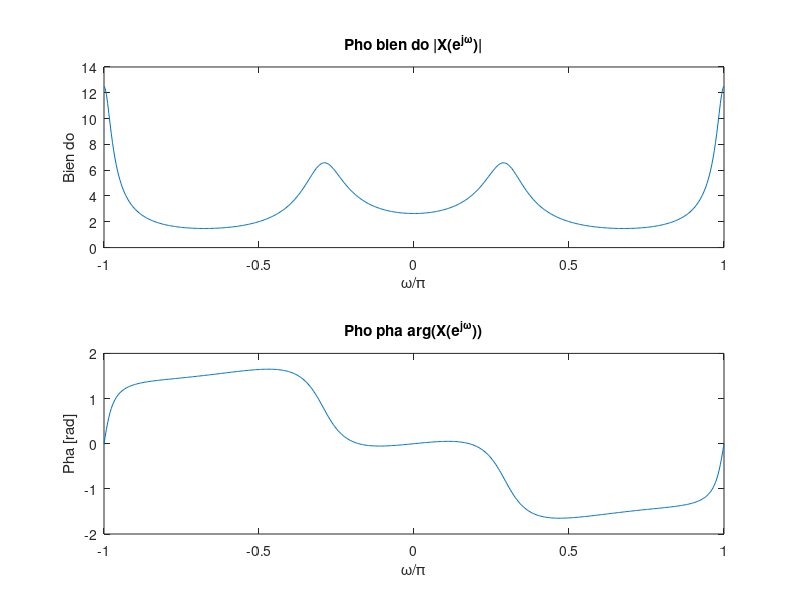

Recreate this plot in MATLAB.
w = linspace(-pi,pi,512); 
num = [0.8 3 -0.2 0.1]; 
den = [1 0.1 -0.4 0.7]; 
h = freqz(num,den,w); 
subplot(211),plot(w/pi,abs(h)); 
xlabel('\omega/\pi'); 
ylabel('Bien do'); 
title('Pho bien do |X(e^{j\omega})|'); 
subplot(212),plot(w/pi,angle(h)); 
xlabel('\omega/\pi'); 
ylabel('Pha [rad]'); 
title('Pho pha arg(X(e^{j\omega}))'); 